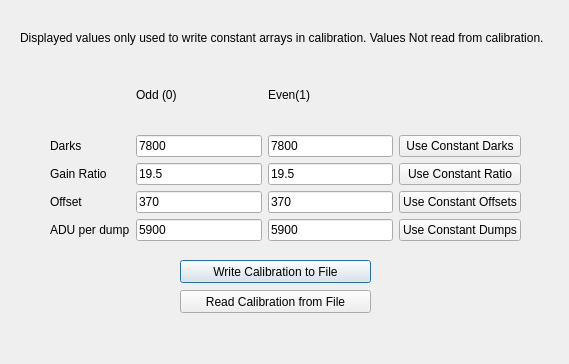
<?xml version="1.0" encoding="UTF-8"?>
<ui version="4.0">
 <class>CalibrationDialog</class>
 <widget class="QDialog" name="CalibrationDialog">
  <property name="geometry">
   <rect>
    <x>0</x>
    <y>0</y>
    <width>569</width>
    <height>364</height>
   </rect>
  </property>
  <property name="windowTitle">
   <string>Dialog</string>
  </property>
  <widget class="QPushButton" name="pushButton_writeCalibFile">
   <property name="geometry">
    <rect>
     <x>180</x>
     <y>260</y>
     <width>191</width>
     <height>23</height>
    </rect>
   </property>
   <property name="text">
    <string>Write Calibration to File</string>
   </property>
  </widget>
  <widget class="QPushButton" name="pushButton_readCalibFile">
   <property name="geometry">
    <rect>
     <x>180</x>
     <y>290</y>
     <width>191</width>
     <height>23</height>
    </rect>
   </property>
   <property name="text">
    <string>Read Calibration from File</string>
   </property>
  </widget>
  <widget class="QLabel" name="label_message">
   <property name="geometry">
    <rect>
     <x>40</x>
     <y>330</y>
     <width>501</width>
     <height>16</height>
    </rect>
   </property>
   <property name="text">
    <string/>
   </property>
  </widget>
  <widget class="QWidget" name="layoutWidget">
   <property name="geometry">
    <rect>
     <x>50</x>
     <y>60</y>
     <width>471</width>
     <height>181</height>
    </rect>
   </property>
   <layout class="QGridLayout" name="gridLayout">
    <item row="0" column="1">
     <widget class="QLabel" name="label_5">
      <property name="text">
       <string>Odd (0)</string>
      </property>
     </widget>
    </item>
    <item row="0" column="2">
     <widget class="QLabel" name="label_6">
      <property name="text">
       <string>Even(1)</string>
      </property>
     </widget>
    </item>
    <item row="1" column="0">
     <widget class="QLabel" name="label">
      <property name="text">
       <string>Darks</string>
      </property>
     </widget>
    </item>
    <item row="1" column="1">
     <widget class="QLineEdit" name="lineEdit_darks0">
      <property name="text">
       <string>7800</string>
      </property>
     </widget>
    </item>
    <item row="1" column="2">
     <widget class="QLineEdit" name="lineEdit_darks1">
      <property name="text">
       <string>7800</string>
      </property>
     </widget>
    </item>
    <item row="1" column="3">
     <widget class="QPushButton" name="pushButton_constDark">
      <property name="text">
       <string>Use Constant Darks</string>
      </property>
     </widget>
    </item>
    <item row="2" column="0">
     <widget class="QLabel" name="label_2">
      <property name="text">
       <string>Gain Ratio</string>
      </property>
     </widget>
    </item>
    <item row="2" column="1">
     <widget class="QLineEdit" name="lineEdit_ratio0">
      <property name="text">
       <string>19.5</string>
      </property>
     </widget>
    </item>
    <item row="2" column="2">
     <widget class="QLineEdit" name="lineEdit_ratio1">
      <property name="text">
       <string>19.5</string>
      </property>
     </widget>
    </item>
    <item row="2" column="3">
     <widget class="QPushButton" name="pushButton_constRatio">
      <property name="text">
       <string>Use Constant Ratio</string>
      </property>
     </widget>
    </item>
    <item row="3" column="0">
     <widget class="QLabel" name="label_3">
      <property name="text">
       <string>Offset</string>
      </property>
     </widget>
    </item>
    <item row="3" column="1">
     <widget class="QLineEdit" name="lineEdit_offset0">
      <property name="text">
       <string>370</string>
      </property>
     </widget>
    </item>
    <item row="3" column="2">
     <widget class="QLineEdit" name="lineEdit_offset1">
      <property name="text">
       <string>370</string>
      </property>
     </widget>
    </item>
    <item row="3" column="3">
     <widget class="QPushButton" name="pushButton_constOffset">
      <property name="text">
       <string>Use Constant Offsets</string>
      </property>
     </widget>
    </item>
    <item row="4" column="0">
     <widget class="QLabel" name="label_4">
      <property name="text">
       <string>ADU per dump</string>
      </property>
     </widget>
    </item>
    <item row="4" column="1">
     <widget class="QLineEdit" name="lineEdit_dADUdN0">
      <property name="text">
       <string>5900</string>
      </property>
     </widget>
    </item>
    <item row="4" column="2">
     <widget class="QLineEdit" name="lineEdit_dADUdN1">
      <property name="text">
       <string>5900</string>
      </property>
     </widget>
    </item>
    <item row="4" column="3">
     <widget class="QPushButton" name="pushButton_constDump">
      <property name="text">
       <string>Use Constant Dumps</string>
      </property>
     </widget>
    </item>
   </layout>
  </widget>
  <widget class="QLabel" name="label_7">
   <property name="geometry">
    <rect>
     <x>20</x>
     <y>30</y>
     <width>531</width>
     <height>16</height>
    </rect>
   </property>
   <property name="text">
    <string>Displayed values only used to write constant arrays in calibration. Values Not read from calibration.</string>
   </property>
  </widget>
 </widget>
 <resources/>
 <connections/>
</ui>
